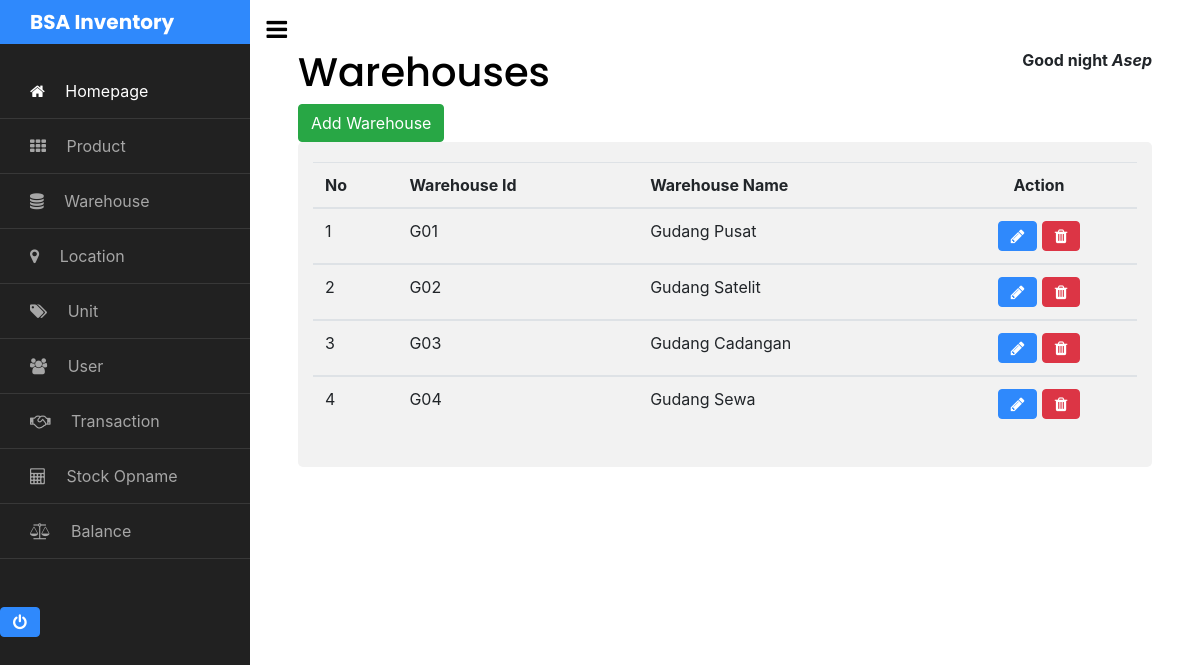
The app's page /pages/gudang.php (signed in) with its own data.
### tables this page shows
CREATE TABLE `t_gudang` (
  `id_gudang` varchar(8) NOT NULL,
  `nama_gudang` varchar(50) DEFAULT NULL
);

### pages/gudang.php (the view)
<?php
include '../include/sidebar.php';
?>
<div>
   <h1>Warehouses</h1>
   <a href="form-gudang.php" class="btn btn-success">Add Warehouse</a>
</div>
<div class="container" style="overflow-x: auto;">
  <table class="table table-hover">
    <thead>
      <tr>
        <th>No</th>
        <th>Warehouse Id</th>
        <th>Warehouse Name</th>
        <th colspan="2"><center>Action</center></th>
      </tr>
    </thead>
    <?php
      include '../include/config.php';
      $no = 1;
      $query="SELECT * FROM t_gudang";
      $hasil=mysqli_query($conn, $query);
      While($row=mysqli_fetch_array ($hasil)){
    ?>
    <tbody>
      <tr>
        <td><?php echo $no++; ?></td>
        <td><?php echo $row['id_gudang']; ?></td>
        <td><?php echo $row['nama_gudang']; ?></td>
        <td>
            <center><a href="gudang-edit.php?id_gudang=<?php echo $row['id_gudang'];?>" data-toggle="tooltip" data-placement="right" title="Edit" class="btn btn-custon-rounded-three btn-primary"><i class="fa fa-pencil"></i></a>
            <a href="../model/act-gudang-delete.php?id_gudang=<?php echo $row['id_gudang'];?>" onclick="return confirm('Yakin ingin hapus data?')" class="btn btn-custon-rounded-three btn-danger" data-toggle="tooltip" data-placement="right" title="Hapus"><i class="fa fa-trash"></i></a></center>
        </td>
      </tr>
    <?php } ?>
    </tbody>
  </table>
</div>
<?php include '../include/footer.php' ?>

### records on screen
t_gudang: id_gudang "G01", nama_gudang "Gudang Pusat"
t_gudang: id_gudang "G02", nama_gudang "Gudang Satelit"
t_gudang: id_gudang "G03", nama_gudang "Gudang Cadangan"
t_gudang: id_gudang "G04", nama_gudang "Gudang Sewa"

### other values on screen
$_SESSION['user_name'] "Asep"
